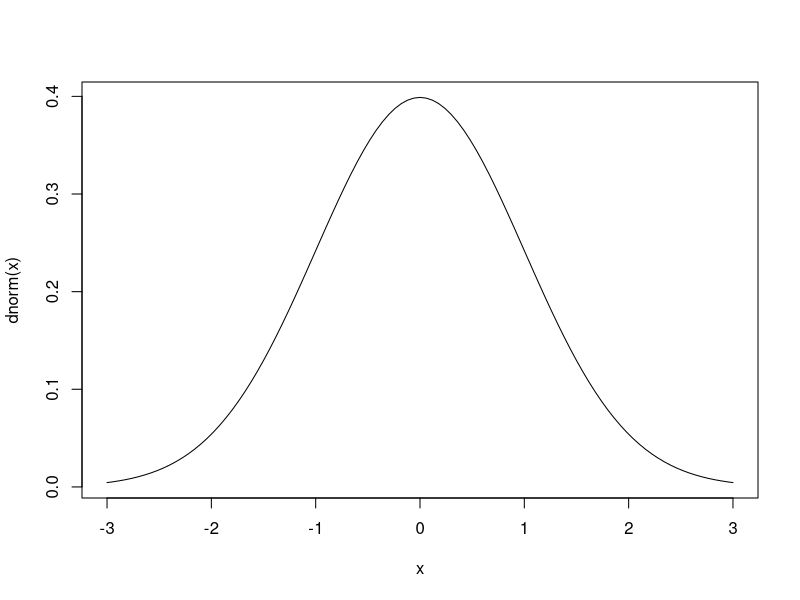
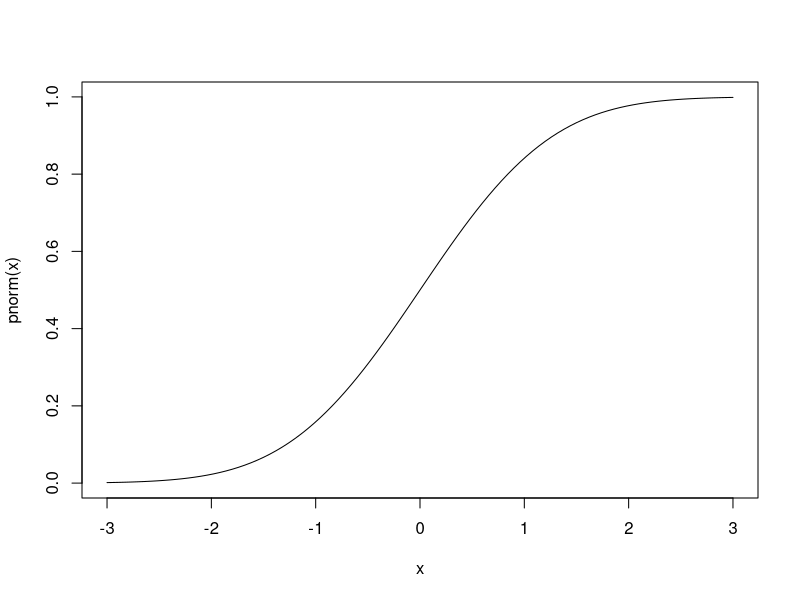

Write the R code that produced these figures, in order.
## ---- chunk 1
curve(dnorm(x), -3, 3)
## ---- chunk 2
curve(pnorm(x), -3, 3)
